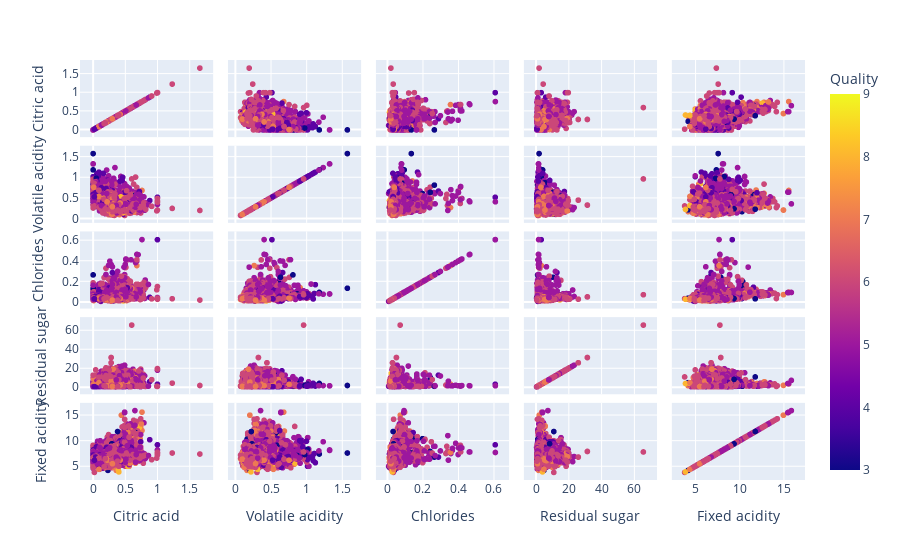

Notebook cell for this chart:
### Code cell
px.scatter_matrix(df, dimensions={"Fixed acidity","Volatile acidity","Citric acid","Residual sugar", "Chlorides"}, color="Quality")

### Figure 1 — Plotly figure (JSON) as saved in the notebook; plotly's stock layout.template omitted (floating-point values rounded to 4 significant figures; data arrays with more than 128 entries replaced by an {"elided": "..."} marker saying what was removed)
{"data": [{"dimensions": [{"axis": {"matches": true}, "label": "Citric acid", "values": {"elided": "6497 float values"}}, {"axis": {"matches": true}, "label": "Volatile acidity", "values": {"elided": "6497 float values"}}, {"axis": {"matches": true}, "label": "Chlorides", "values": {"elided": "6497 float values"}}, {"axis": {"matches": true}, "label": "Residual sugar", "values": {"elided": "6497 float values"}}, {"axis": {"matches": true}, "label": "Fixed acidity", "values": {"elided": "6497 float values"}}], "hovertemplate": "%{xaxis.title.text}=%{x}<br>%{yaxis.title.text}=%{y}<br>Quality=%{marker.color}<extra></extra>", "legendgroup": "", "marker": {"color": {"elided": "6497 int values"}, "coloraxis": "coloraxis", "symbol": "circle"}, "name": "", "showlegend": false, "type": "splom"}], "layout": {"coloraxis": {"colorbar": {"title": {"text": "Quality"}}, "colorscale": [[0, "#0d0887"], [0.1111, "#46039f"], [0.2222, "#7201a8"], [0.3333, "#9c179e"], [0.4444, "#bd3786"], [0.5556, "#d8576b"], [0.6667, "#ed7953"], [0.7778, "#fb9f3a"], [0.8889, "#fdca26"], [1, "#f0f921"]]}, "dragmode": "select", "legend": {"tracegroupgap": 0}, "margin": {"t": 60}}}
